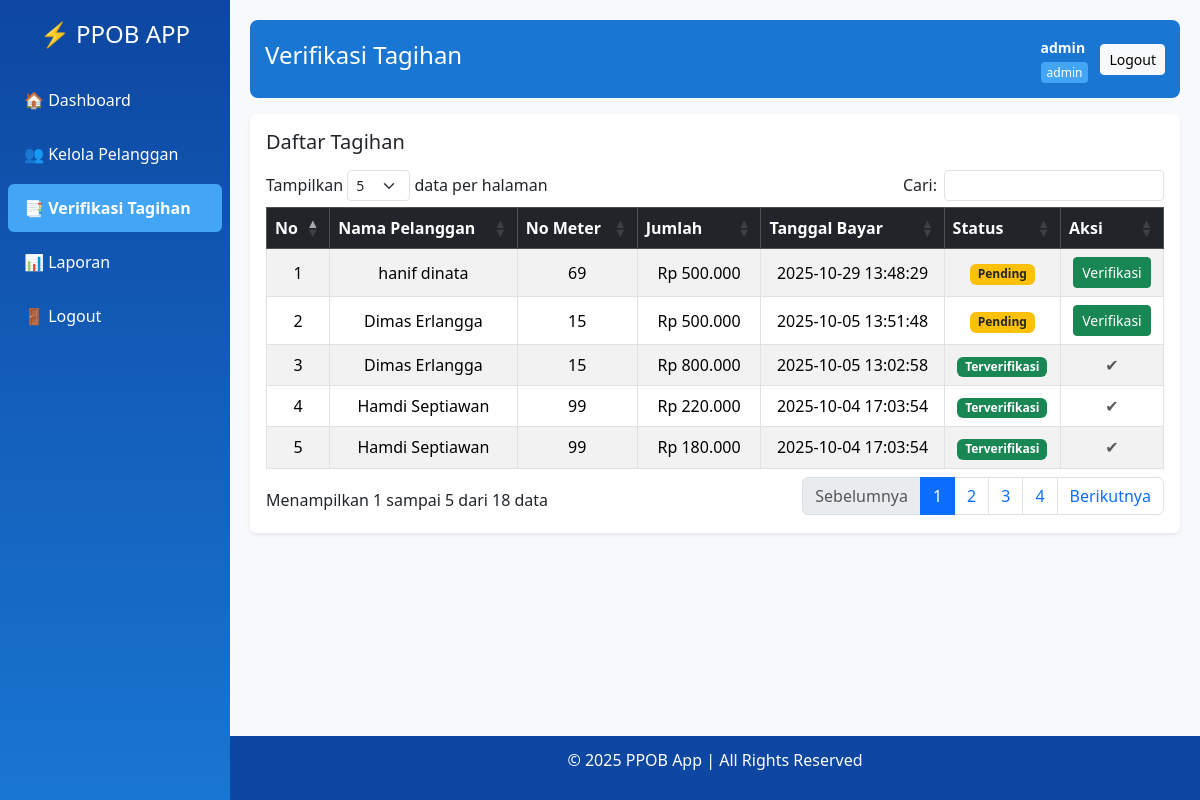
Page /public/admin/tagihan.php (signed in) on the committed database.
### tables this page shows
CREATE TABLE `pembayaran` (
  `id` int NOT NULL,
  `pelanggan_id` int NOT NULL,
  `jumlah` decimal(12,2) NOT NULL,
  `bulan` varchar(20) DEFAULT NULL,
  `tahun` int DEFAULT NULL,
  `tanggal_bayar` datetime NOT NULL,
  `status` enum('pending','verified') DEFAULT 'pending'
);

CREATE TABLE `pelanggan` (
  `id` int NOT NULL,
  `nama` varchar(100) NOT NULL,
  `alamat` text NOT NULL,
  `no_meter` varchar(50) NOT NULL,
  `user_id` int NOT NULL,
  `created_at` timestamp NULL DEFAULT CURRENT_TIMESTAMP
);

### models/Pembayaran.php (called while the page is built, shortened)
<?php
class Pembayaran extends BaseModel
{
    public function __construct($db)
    {
        $this->db = $db;
    }
    public function getAll()
    {
        $sql = "SELECT pb.*, pl.nama, pl.no_meter
                FROM pembayaran pb
                JOIN pelanggan pl ON pl.id = pb.pelanggan_id
                ORDER BY pb.id DESC";
        $stmt = $this->db->query($sql);
        return $stmt->fetchAll(PDO::FETCH_ASSOC);
    }
}

### public/admin/tagihan.php (the view, shortened to what this page needs)
<?php
require_once __DIR__ . '/../../config/database.php';
require_once __DIR__ . '/../../models/Pembayaran.php';
$pembayaranModel = new Pembayaran($db);
$tagihan = $pembayaranModel->getAll();
include_once __DIR__ . '/../partials/header.php';
include_once __DIR__ . '/../partials/sidebar.php';
?>
<div class="main-content">
    <header class="app-header d-flex justify-content-between align-items-center mb-3">
        <h4>Verifikasi Tagihan</h4>
        <div class="user-info">
            <div>
                <span><b><?= htmlspecialchars($_SESSION['user']['username']); ?></b></span><br>
                <span class="role"><?= htmlspecialchars($_SESSION['user']['role']); ?></span>
            </div>
            <a href="../logout.php" class="btn btn-sm btn-light">Logout</a>
        </div>
    </header>
    <div class="card shadow-sm border-0">
        <div class="card-body">
            <h5 class="mb-3">Daftar Tagihan</h5>
            <div class="table-responsive">
                <table id="tagihanTable" class="table table-bordered table-striped align-middle text-center">
                    <thead class="table-dark">
                        <tr>
                            <th>No</th>
                            <th>Nama Pelanggan</th>
                            <th>No Meter</th>
                            <th>Jumlah</th>
                            <th>Tanggal Bayar</th>
                            <th>Status</th>
                            <th>Aksi</th>
                        </tr>
                    </thead>
                    <tbody>
                        <?php if (!empty($tagihan)): ?>
                            <?php foreach ($tagihan as $i => $row): ?>
                                <tr>
                                    <td><?= $i + 1; ?></td>
                                    <td><?= htmlspecialchars($row['nama']); ?></td>
                                    <td><?= htmlspecialchars($row['no_meter']); ?></td>
                                    <td>Rp <?= number_format($row['jumlah'], 0, ',', '.'); ?></td>
                                    <td><?= $row['tanggal_bayar']; ?></td>
                                    <td>
                                        <?php if ($row['status'] === 'verified'): ?>
                                            <span class="badge bg-success">Terverifikasi</span>
                                        <?php else: ?>
                                            <span class="badge bg-warning text-dark">Pending</span>
                                        <?php endif; ?>
                                    </td>
                                    <td>
                                        <?php if ($row['status'] !== 'verified'): ?>
                                            <a href="verifikasi.php?id=<?= $row['id']; ?>"
                                                class="btn btn-sm btn-success">Verifikasi</a>
                                        <?php else: ?>
                                            <span class="text-muted">✔</span>
                                        <?php endif; ?>
                                    </td>
                                </tr>
                            <?php endforeach; ?>
                        <?php else: ?>
                            <tr>
                                <td colspan="7" class="text-center">Belum ada tagihan</td>
                            </tr>
                        <?php endif; ?>
                    </tbody>
                </table>
            </div>
        </div>
    </div>
</div>
<link rel="stylesheet" href="https://cdn.datatables.net/1.13.6/css/dataTables.bootstrap5.min.css">
<?php include_once __DIR__ . '/../partials/footer.php'; ?>

### public/partials/header.php (style rules this page uses)
body { background: #f7f9fc; font-family: 'Segoe UI', Tahoma, Geneva, Verdana, sans-serif; }
.main-content { margin-left: 230px; padding: 20px; }
header.app-header { background: #1976d2; color: #fff; padding: 15px; border-radius: 8px; margin-bottom: 20px; display: flex; justify-content: space-between; align-items: center; }
.user-info { display: flex; align-items: center; gap: 12px; }
.user-info span { font-size: 14px; line-height: 1.3; }
.user-info .role { background: #42a5f5; color: #fff; font-size: 12px; padding: 2px 6px; border-radius: 4px; }

### rows in the picture
pembayaran: pelanggan.nama "hanif dinata", pelanggan.no_meter "69", jumlah "500.000", tanggal_bayar "2025-10-29 13:48:29", status "Pending"
pembayaran: pelanggan.nama "Dimas Erlangga", pelanggan.no_meter "15", jumlah "500.000", tanggal_bayar "2025-10-05 13:51:48", status "Pending"
pembayaran: pelanggan.nama "Dimas Erlangga", pelanggan.no_meter "15", jumlah "800.000", tanggal_bayar "2025-10-05 13:02:58", status "Terverifikasi"
pembayaran: pelanggan.nama "Hamdi Septiawan", pelanggan.no_meter "99", jumlah "220.000", tanggal_bayar "2025-10-04 17:03:54", status "Terverifikasi"
pembayaran: pelanggan.nama "Hamdi Septiawan", pelanggan.no_meter "99", jumlah "180.000", tanggal_bayar "2025-10-04 17:03:54", status "Terverifikasi"

### other values in the picture
$_SESSION['user']['username'] "admin"
$_SESSION['user']['role'] "admin"
